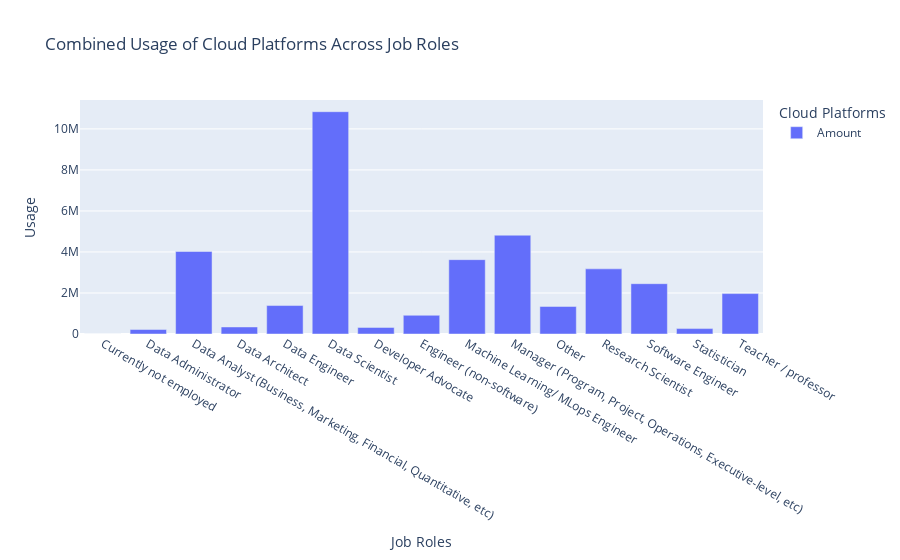

Notebook source saved alongside this figure:
### Markdown cell above
1)The bar chart highlights the investment allocation among 11 age groups for cloud platform usage in data science and machine learning. <br>
2)The '35-39' age bracket exhibits the highest investment, totaling nearly 6.27 million dollars, reflecting substantial utilization. <br>
3)In contrast, the '18-21' age group indicates lower usage, with an investment of approximately 206.5 thousand dollars, potentially due to lesser involvement in the professional sphere within this demographic. <br>

### Code cell
import plotly.express as p

grouped_data = df5.groupby('Job Roles').sum()

# Create the stacked bar plot using Plotly Express
fig = px.bar(grouped_data, x=grouped_data.index, y=grouped_data.columns,
             title='Combined Usage of Cloud Platforms Across Job Roles',
             labels={'value': 'Usage', 'Job Roles': 'Job Roles', 'variable': 'Cloud Platforms'},
             barmode='stack')

fig.update_layout(
                  xaxis_title='Job Roles',
                  yaxis_title='Usage')

fig.show()

### Figure 1 — Plotly figure (JSON) as saved in the notebook; plotly's stock layout.template omitted (floating-point values rounded to 4 significant figures)
{"data": [{"alignmentgroup": "True", "hovertemplate": "Cloud Platforms=Amount<br>Job Roles=%{x}<br>Usage=%{y}<extra></extra>", "legendgroup": "Amount", "marker": {"color": "#636efa", "pattern": {"shape": ""}}, "name": "Amount", "offsetgroup": "Amount", "orientation": "v", "showlegend": true, "textposition": "auto", "type": "bar", "x": ["Currently not employed", "Data Administrator", "Data Analyst (Business, Marketing, Financial, Quantitative, etc)", "Data Architect", "Data Engineer", "Data Scientist", "Developer Advocate", "Engineer (non-software)", "Machine Learning/ MLops Engineer", "Manager (Program, Project, Operations, Executive-level, etc)", "Other", "Research Scientist", "Software Engineer", "Statistician", "Teacher / professor"], "xaxis": "x", "y": [0, 218300.0, 4023752, 343400.0, 1387770, 10838236, 321537, 912317, 3623742, 4816633, 1344000.0, 3175000.0, 2454000.0, 264331, 1970246], "yaxis": "y"}], "layout": {"barmode": "stack", "legend": {"title": {"text": "Cloud Platforms"}, "tracegroupgap": 0}, "title": {"text": "Combined Usage of Cloud Platforms Across Job Roles"}, "xaxis": {"anchor": "y", "domain": [0, 1], "title": {"text": "Job Roles"}}, "yaxis": {"anchor": "x", "domain": [0, 1], "title": {"text": "Usage"}}}}
